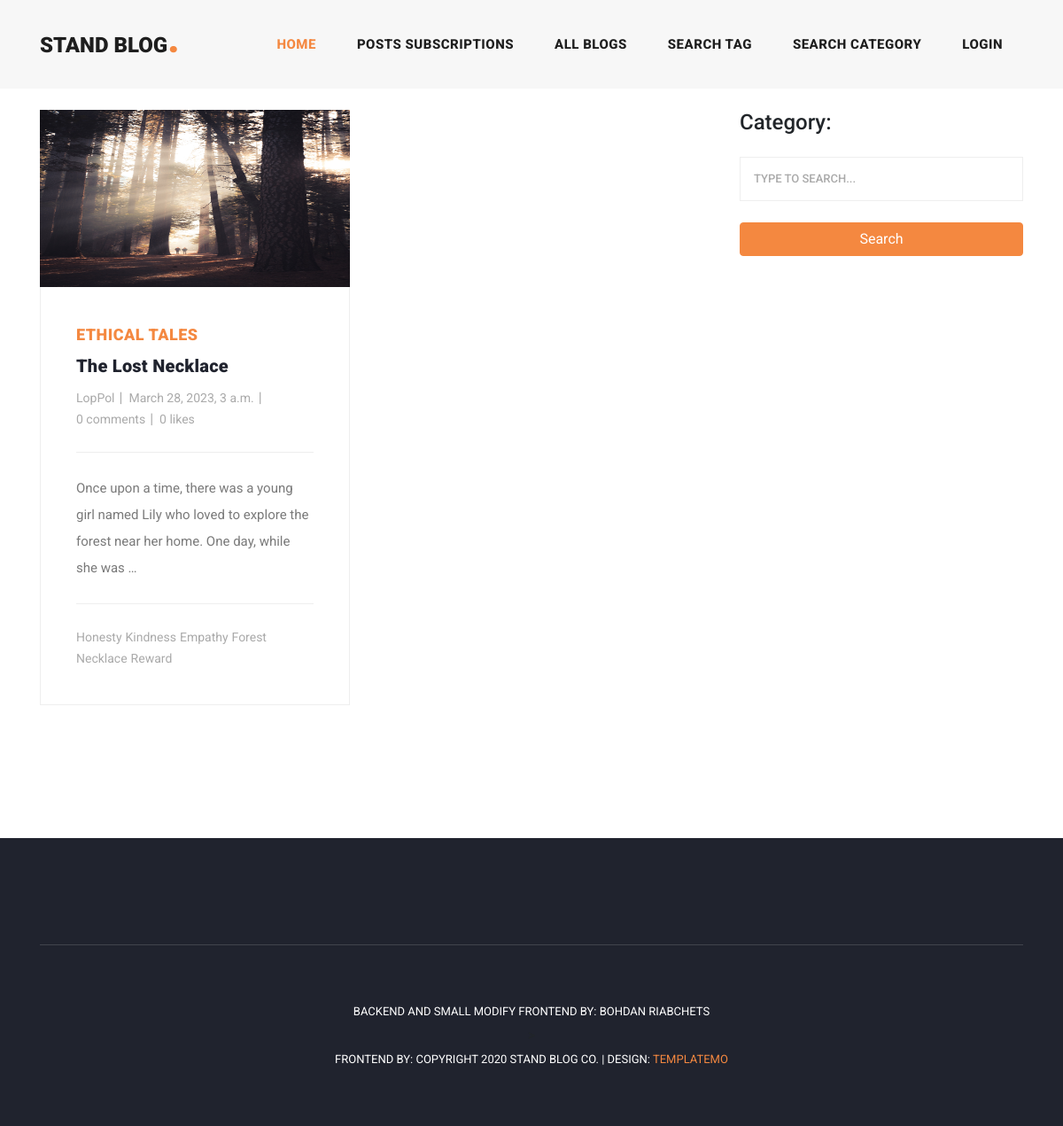
Page /categories-detail/17 on the earlier database version.
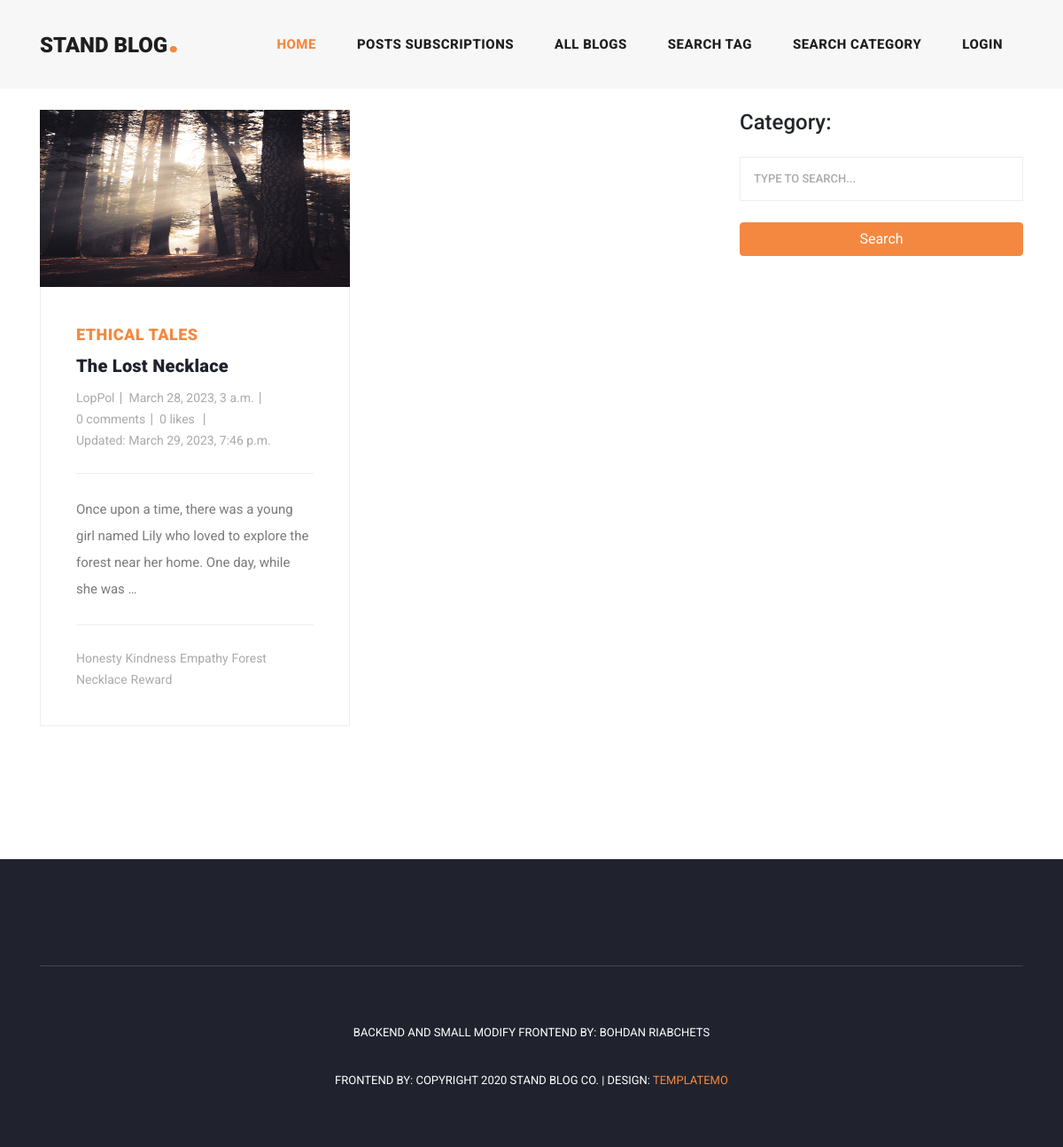
Same page on the later database version.
### blog/models.py (models this page shows, shortened)
class Blog(models.Model):
    author = models.ForeignKey(User, on_delete=models.CASCADE)
    title = models.CharField(max_length=200)
    text = models.TextField()
    created_at = models.DateTimeField(auto_now_add=True)
    updated_at = models.DateTimeField(null=True, blank=True)
    image = models.ImageField(default='blog-post-01.jpg', upload_to='blog_avatars')
    def get_absolute_url(self):
        return reverse('blog-detail', args=[str(self.id)])
    class Meta:
        ordering = ['id']

class Categories(models.Model):
    blog = models.ManyToManyField(Blog, related_name='category')
    category = models.CharField(max_length=150)
    def __str__(self):
        return self.category

### blog/views.py (the view)
# urls.py: path('categories-detail/<int:pk>', views.BlogCategoryDetailView.as_view(), name='blog-category-detail'),
class BlogCategoryDetailView(generic.DetailView):
    model = Categories
    template_name = 'blog/blog_category_detail.html'
    context_object_name = 'category'
    def get_context_data(self, **kwargs):
        context = super().get_context_data(**kwargs)
        context['blog_categories'] = Blog.objects.filter(category=self.object)
        query = self.request.GET.get('q')
        if query:
            context['blog_categories'] = context['blog_categories'].filter(
                Q(title__icontains=query) | Q(author__username__icontains=query))
            context['q'] = query
        return context

### blog/models.py (called while the page is built)
    def __str__(self):
        return self.tag

### blog/templates/blog/blog_category_detail.html (shortened to what this page needs)
{% extends 'base.html' %}
{% block content %}
{% load static %}
<div class="main-banner header-text">
</div>
<section class="blog-posts grid-system">
    <div class="container">
        <div class="row">
            <div class="col-lg-8">
                <div class="all-blog-posts">
                    <div class="row">
                        {% for blog in blog_categories %}
                        <div class="col-lg-6">
                            <div class="blog-post">
                                {% if blog.image %}
                                <div class="blog-thumb">
                                    <img src="{{ blog.image.url }}" alt="">
                                </div>
                                {% endif %}
                                <div class="down-content">
                                    <span><a href="{% url 'blog-category-detail' category.pk %}">{{ blog.category.last }}</a></span>
                                    <a href="{{ blog.get_absolute_url }}"><h4>{{ blog.title }}</h4></a>
                                    <ul class="post-info">
                                        <li><a href="{% url 'author-view' blog.author.pk %}">{{ blog.author }}</a></li>
                                        <li><a>{{ blog.created_at }}</a></li>
                                        <li><a>{{ blog.comments.count }} comments</a></li>
                                        <li><a href="{% url 'blog-likes' blog.pk %}">{{ blog.likes.count }} likes</a>
                                        </li>
                                        {% if blog.updated_at %}
                                        <li><a>Updated: {{ blog.updated_at }}</a></li>
                                        {% endif %}
                                    </ul>
                                    <p>{{ blog.text | truncatewords:25 }}</p>
                                    <div class="post-options">
                                        <div class="row">
                                            <div class="col-lg-12">
                                                <ul class="post-tags">
                                                    {% for tag in blog.tag.all %}
                                                    <li><a href="{% url 'blog-tag-detail' tag.pk %}">{{ tag }}</a></li>
                                                    {% endfor %}
                                                </ul>
                                            </div>
                                        </div>
                                    </div>
                                </div>
                            </div>
                        </div>
                        {% empty %}
                        <div class="center">
                            <p>No blogs with this search</p>
                        </div>
                        {% endfor %}
                    </div>
                </div>
            </div>
            <div class="col-lg-4">
                <div class="sidebar">
                    <div class="row">
                        <div class="col-lg-12">
                            <div class="sidebar-item search">
                                <h4>Category: {{ blog.category.last }}</h4>
                                <br>
                                <form id="search_form" name="gs" method="GET">
                                    <input type="text" name="q" id="q" class="searchText"
                                           placeholder="type to search..."
                                           autocomplete="on"
                                           value="{{ q }}">
                                    <button type="submit" class="btn btn-primary full-width">Search</button>
                                </form>
                            </div>
                        </div>
                    </div>
                </div>
            </div>
        </div>
    </div>
</section>
{% endblock %}

Differences in the rows shown:
changed Blog "The Lost Necklace": updated_at (not shown) → "March 29, 2023, 7:46 p.m."
